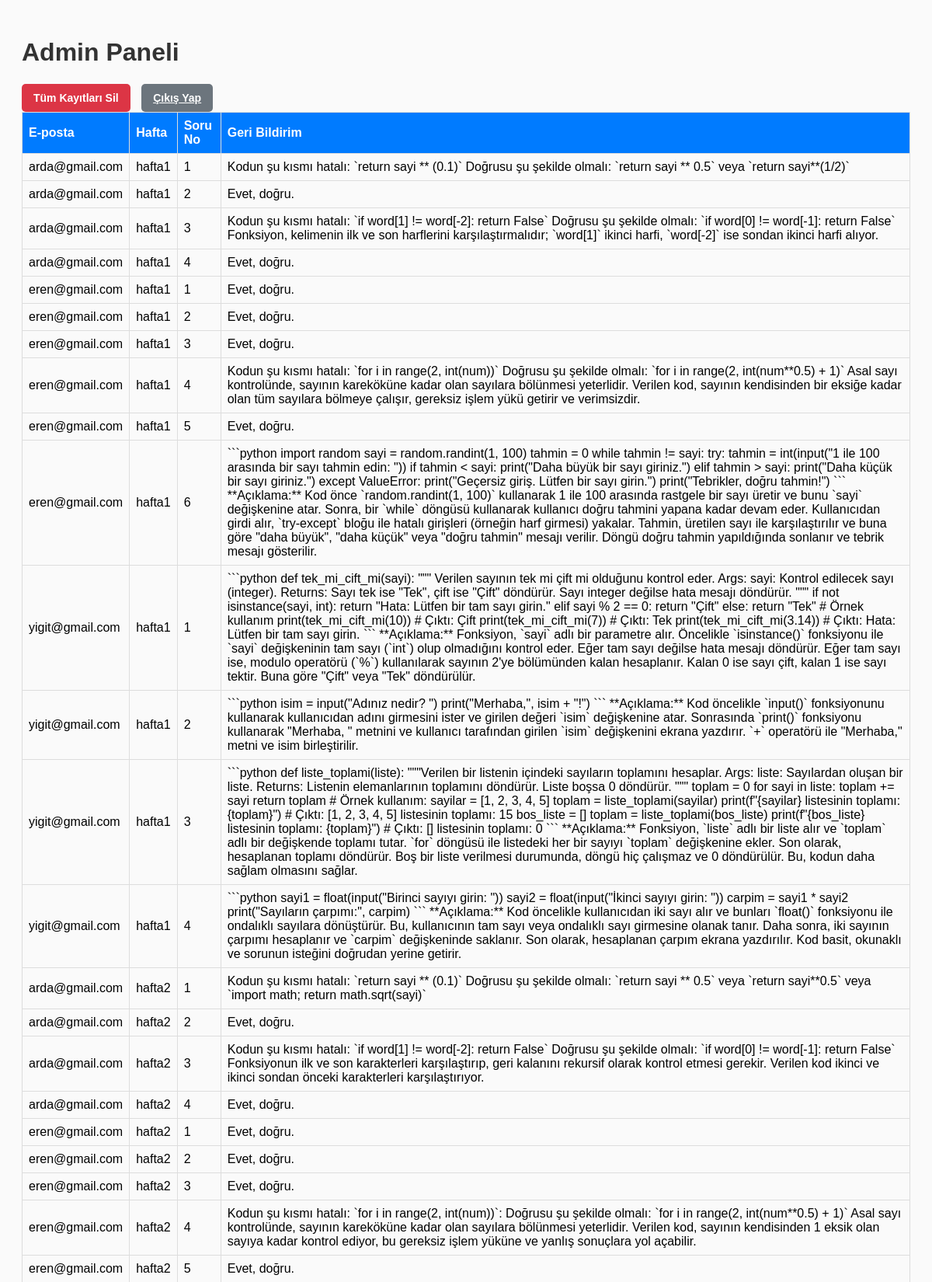
The app's page /admin/dashboard (signed in, upper part) with its own data.
### tables this page shows
CREATE TABLE feedbacks (
        id INTEGER PRIMARY KEY AUTOINCREMENT,
        email TEXT NOT NULL,
        week TEXT NOT NULL,
        question_number INTEGER NOT NULL,
        feedback TEXT NOT NULL
    );

### app.py (the view)
@app.route('/admin/dashboard')
def admin_dashboard():
    if not session.get('admin'):
        return redirect(url_for('admin_login'))
    feedbacks = get_all_feedback()
    return render_template("admin_dashboard.html", feedbacks=feedbacks)

### app.py (called while the page is built)
def get_all_feedback():
    conn = sqlite3.connect(DB_PATH)
    cursor = conn.cursor()
    cursor.execute('''
        SELECT email, week, question_number, feedback
        FROM feedbacks
        ORDER BY week, email, question_number
    ''')
    rows = cursor.fetchall()
    conn.close()
    return rows

### templates/admin_dashboard.html (shortened to what this page needs)
<!DOCTYPE html>
<html lang="tr">
<head>
</head>
<body>
    <h1>Admin Paneli</h1>
    <form method="post" onsubmit="return confirm('Tüm kayıtları silmek istediğinize emin misiniz?');">
        <button type="submit" name="delete_all" class="btn btn-delete">Tüm Kayıtları Sil</button>
        <a href="{{ url_for('admin_logout') }}" class="btn btn-logout">Çıkış Yap</a>
    </form>
    <table>
        <thead>
            <tr>
                <th>E-posta</th>
                <th>Hafta</th>
                <th>Soru No</th>
                <th>Geri Bildirim</th>
            </tr>
        </thead>
        <tbody>
            {% for email, week, question_number, feedback in feedbacks %}
            <tr>
                <td>{{ email }}</td>
                <td>{{ week }}</td>
                <td>{{ question_number }}</td>
                <td>{{ feedback }}</td>
            </tr>
            {% else %}
            <tr>
                <td colspan="4" style="text-align:center;">Kayıt bulunamadı.</td>
            </tr>
            {% endfor %}
        </tbody>
    </table>
</body>
</html>

### templates/admin_dashboard.html (style rules this page uses)
body { font-family: Arial, sans-serif; padding: 20px; background-color: #fafafa; }
h1 { color: #333; }
table { width: 100%; border-collapse: collapse; margin-bottom: 15px; }
th, td { border: 1px solid #ddd; padding: 8px; text-align: left; }
th { background-color: #007bff; color: white; }
.btn { padding: 10px 15px; border: none; border-radius: 5px; cursor: pointer; font-weight: bold; font-size: 14px; margin-right: 10px; }
.btn-delete { background-color: #dc3545; color: white; }
.btn-logout { background-color: #6c757d; color: white; }

### records on screen
feedbacks: email "arda@gmail.com", week "hafta1", question_number "1", feedback "Kodun şu kısmı hatalı: `return sayi ** (0.1)` Doğrusu şu şekilde olmalı: `return sayi ** 0.5` veya `return sayi**(1/2)`"
feedbacks: email "arda@gmail.com", week "hafta1", question_number "2", feedback "Evet, doğru."
feedbacks: email "arda@gmail.com", week "hafta1", question_number "3", feedback "Kodun şu kısmı hatalı: `if word[1] != word[-2]: return False` Doğrusu şu şekilde olmalı: `if word[0] != word[-1]: return False` Fonksiyon, kelimenin ilk ve son harflerini karşılaştırmalıdır; `word[1]` ikinci harfi, `word[-2]` ise sondan ikinci harfi alıyor."
feedbacks: email "arda@gmail.com", week "hafta1", question_number "4", feedback "Evet, doğru."
feedbacks: email "eren@gmail.com", week "hafta1", question_number "1", feedback "Evet, doğru."
feedbacks: email "eren@gmail.com", week "hafta1", question_number "2", feedback "Evet, doğru."
feedbacks: email "eren@gmail.com", week "hafta1", question_number "3", feedback "Evet, doğru."
feedbacks: email "eren@gmail.com", week "hafta1", question_number "4", feedback "Kodun şu kısmı hatalı: `for i in range(2, int(num))` Doğrusu şu şekilde olmalı: `for i in range(2, int(num**0.5) + 1)` Asal sayı kontrolünde, sayının kareköküne kadar olan sayılara bölünmesi yeterlidir. Verilen kod, sayının kendisinden bir eksiğe kadar olan tüm sayılara bölmeye çalışır, gereksiz işlem yükü getirir ve verimsizdir."
feedbacks: email "eren@gmail.com", week "hafta1", question_number "5", feedback "Evet, doğru."
feedbacks: email "eren@gmail.com", week "hafta1", question_number "6", feedback "```python import random sayi = random.randint(1, 100) tahmin = 0 while tahmin != sayi: try: tahmin = int(input(\"1 ile 100 arasında bir sayı tahmin edin: \")) if tahmin < sayi: print(\"Daha büyük bir sayı giriniz.\") elif tahmin > sayi: print(\"Daha küçük bir sayı giriniz.\") except ValueError: print(\"Geçersiz giriş. Lütfen bir sayı girin.\") print(\"Tebrikler, doğru tahmin!\") ``` **Açıklama:** Kod önce `random.randint(1, 100)` kullanarak 1 ile 100 arasında rastgele bir sayı üretir ve bunu `sayi` değişkenine atar. Sonra, bir `while` döngüsü kullanarak kullanıcı doğru tahmini yapana kadar devam eder. Kullanıcıdan girdi alır, `try-except` bloğu ile hatalı girişleri (örneğin harf girmesi) yakalar.…"
feedbacks: email "yigit@gmail.com", week "hafta1", question_number "1", feedback "```python def tek_mi_cift_mi(sayi): \"\"\" Verilen sayının tek mi çift mi olduğunu kontrol eder. Args: sayi: Kontrol edilecek sayı (integer). Returns: Sayı tek ise \"Tek\", çift ise \"Çift\" döndürür. Sayı integer değilse hata mesajı döndürür. \"\"\" if not isinstance(sayi, int): return \"Hata: Lütfen bir tam sayı girin.\" elif sayi % 2 == 0: return \"Çift\" else: return \"Tek\" # Örnek kullanım print(tek_mi_cift_mi(10)) # Çıktı: Çift print(tek_mi_cift_mi(7)) # Çıktı: Tek print(tek_mi_cift_mi(3.14)) # Çıktı: Hata: Lütfen bir tam sayı girin. ``` **Açıklama:** Fonksiyon, `sayi` adlı bir parametre alır. Öncelikle `isinstance()` fonksiyonu ile `sayi` değişkeninin tam sayı (`int`) olup olmadığını kontrol eder.…"
feedbacks: email "yigit@gmail.com", week "hafta1", question_number "2", feedback "```python isim = input(\"Adınız nedir? \") print(\"Merhaba,\", isim + \"!\") ``` **Açıklama:** Kod öncelikle `input()` fonksiyonunu kullanarak kullanıcıdan adını girmesini ister ve girilen değeri `isim` değişkenine atar. Sonrasında `print()` fonksiyonu kullanarak \"Merhaba, \" metnini ve kullanıcı tarafından girilen `isim` değişkenini ekrana yazdırır. `+` operatörü ile \"Merhaba,\" metni ve isim birleştirilir."
feedbacks: email "yigit@gmail.com", week "hafta1", question_number "3", feedback "```python def liste_toplami(liste): \"\"\"Verilen bir listenin içindeki sayıların toplamını hesaplar. Args: liste: Sayılardan oluşan bir liste. Returns: Listenin elemanlarının toplamını döndürür. Liste boşsa 0 döndürür. \"\"\" toplam = 0 for sayi in liste: toplam += sayi return toplam # Örnek kullanım: sayilar = [1, 2, 3, 4, 5] toplam = liste_toplami(sayilar) print(f\"{sayilar} listesinin toplamı: {toplam}\") # Çıktı: [1, 2, 3, 4, 5] listesinin toplamı: 15 bos_liste = [] toplam = liste_toplami(bos_liste) print(f\"{bos_liste} listesinin toplamı: {toplam}\") # Çıktı: [] listesinin toplamı: 0 ``` **Açıklama:** Fonksiyon, `liste` adlı bir liste alır ve `toplam` adlı bir değişkende toplamı tutar. `for`…"
feedbacks: email "yigit@gmail.com", week "hafta1", question_number "4", feedback "```python sayi1 = float(input(\"Birinci sayıyı girin: \")) sayi2 = float(input(\"İkinci sayıyı girin: \")) carpim = sayi1 * sayi2 print(\"Sayıların çarpımı:\", carpim) ``` **Açıklama:** Kod öncelikle kullanıcıdan iki sayı alır ve bunları `float()` fonksiyonu ile ondalıklı sayılara dönüştürür. Bu, kullanıcının tam sayı veya ondalıklı sayı girmesine olanak tanır. Daha sonra, iki sayının çarpımı hesaplanır ve `carpim` değişkeninde saklanır. Son olarak, hesaplanan çarpım ekrana yazdırılır. Kod basit, okunaklı ve sorunun isteğini doğrudan yerine getirir."
feedbacks: email "arda@gmail.com", week "hafta2", question_number "1", feedback "Kodun şu kısmı hatalı: `return sayi ** (0.1)` Doğrusu şu şekilde olmalı: `return sayi ** 0.5` veya `return sayi**0.5` veya `import math; return math.sqrt(sayi)`"
feedbacks: email "arda@gmail.com", week "hafta2", question_number "2", feedback "Evet, doğru."
feedbacks: email "arda@gmail.com", week "hafta2", question_number "3", feedback "Kodun şu kısmı hatalı: `if word[1] != word[-2]: return False` Doğrusu şu şekilde olmalı: `if word[0] != word[-1]: return False` Fonksiyonun ilk ve son karakterleri karşılaştırıp, geri kalanını rekursif olarak kontrol etmesi gerekir. Verilen kod ikinci ve ikinci sondan önceki karakterleri karşılaştırıyor."
feedbacks: email "arda@gmail.com", week "hafta2", question_number "4", feedback "Evet, doğru."
feedbacks: email "eren@gmail.com", week "hafta2", question_number "1", feedback "Evet, doğru."
feedbacks: email "eren@gmail.com", week "hafta2", question_number "2", feedback "Evet, doğru."
feedbacks: email "eren@gmail.com", week "hafta2", question_number "3", feedback "Evet, doğru."
feedbacks: email "eren@gmail.com", week "hafta2", question_number "4", feedback "Kodun şu kısmı hatalı: `for i in range(2, int(num))`: Doğrusu şu şekilde olmalı: `for i in range(2, int(num**0.5) + 1)` Asal sayı kontrolünde, sayının kareköküne kadar olan sayılara bölünmesi yeterlidir. Verilen kod, sayının kendisinden 1 eksik olan sayıya kadar kontrol ediyor, bu gereksiz işlem yüküne ve yanlış sonuçlara yol açabilir."
feedbacks: email "eren@gmail.com", week "hafta2", question_number "5", feedback "Evet, doğru."
